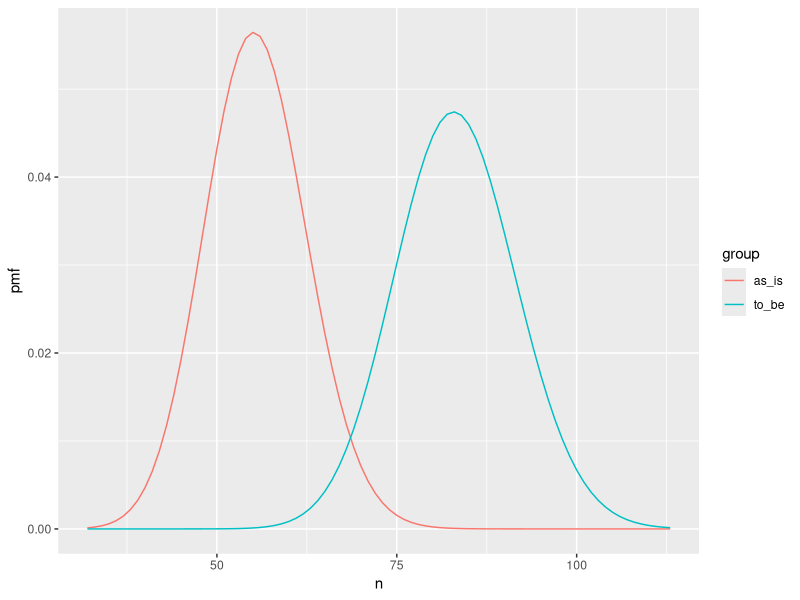
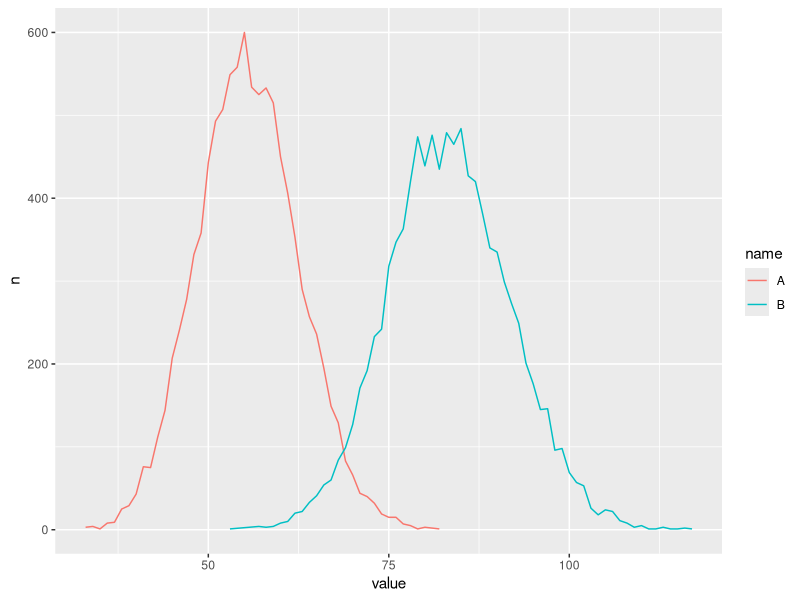
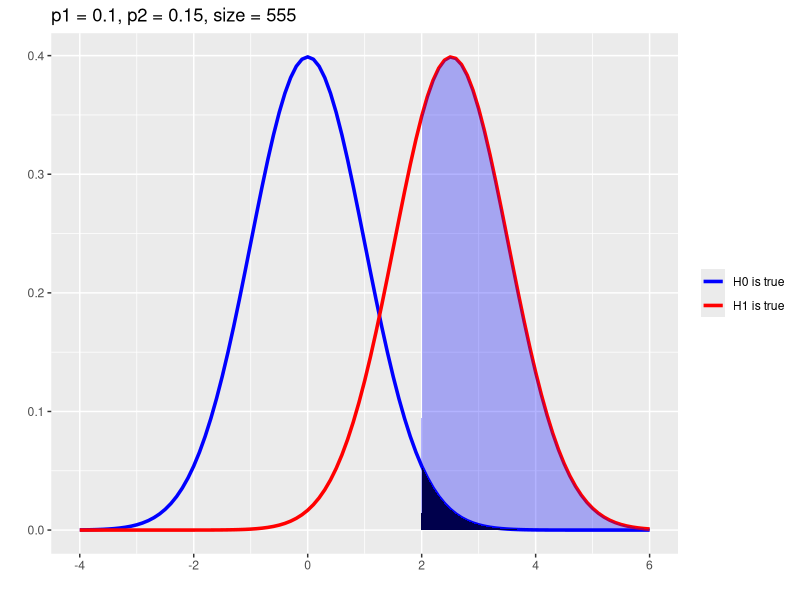
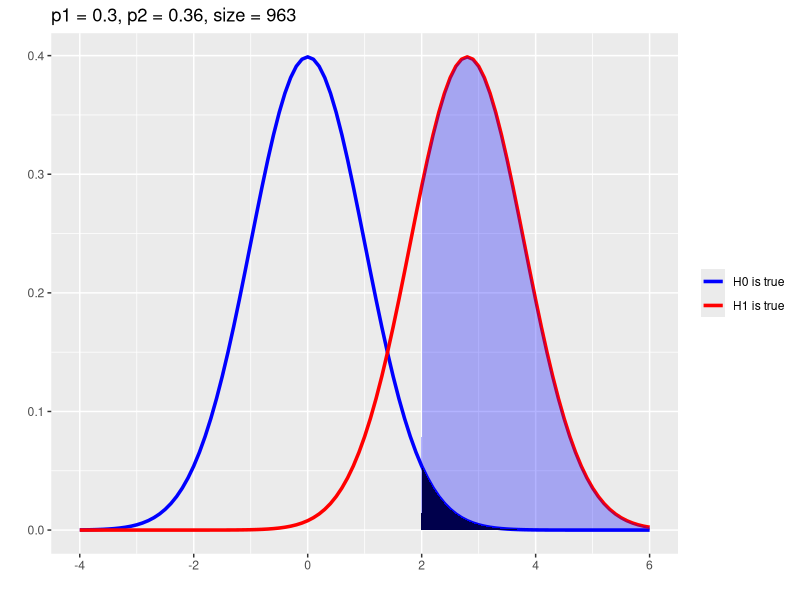

These figures' R source, in order:
## ---- chunk 1
options(scipen=10)
library(dplyr)
library(ggplot2)
library(knitr)
library(broom)
## ---- chunk 2
alpha <- 0.05
sample_size <- 555
p1 <- 0.1
p2 <- 0.15
## ---- chunk 3
power.prop.test(n = sample_size, p1 = p1, p2 = p2, sig.level = alpha, power = NULL, alternative = "two.sided") %>% broom::tidy()
## ---- chunk 4
pmf_as_is <- dbinom(0:sample_size, sample_size, p1)
pmf_to_be <- dbinom(0:sample_size, sample_size, p2)

reject_line <- min(which(cumsum(pmf_as_is) > (1.0 - alpha/2)))
binom.test(c(reject_line, -1+sample_size - reject_line), p=p1)

# 可視化してみる
ind <- pmf_as_is >= 0.0001 | pmf_to_be >= 0.0001 
bind_rows(data.frame(n = c(0:sample_size)[ind], pmf = pmf_as_is[ind], group = "as_is", stringsAsFactors = F),
          data.frame(n = c(0:sample_size)[ind], pmf = pmf_to_be[ind], group = "to_be", stringsAsFactors = F)) %>% 
  ggplot(aes(x = n, y = pmf, group = group, color = group)) + 
    geom_line() 
## ---- chunk 5
cnt <- 0
gr1 <- c()
gr2 <- c()
for(n in 1:10000){
  group1 <- rbinom(n = sample_size, size = 1, prob = 0.1)
  group2 <- rbinom(n = sample_size, size = 1, prob = 0.15)
  gr1 <- c(gr1, sum(group1 == 1))
  gr2 <- c(gr2, sum(group2 == 1))
  p <- prop.test(c(sum(group1 == 1), sum(group2 == 1)), c(sample_size, sample_size), correct=F)$p.value
  if(p < 0.05){
    cnt <- cnt + 1
  }
}
print(cnt/10000) 

bind_rows(tibble(name = "A", value = gr1),tibble(name = "B", value = gr2)) %>%
  group_by(name, value) %>%
  count() %>%
  ggplot(aes(x = value, y = n, color = name, group = name)) + geom_line() 
## ---- chunk 6
count_a  <- sample_size * p1
count_b  <- sample_size * p2
p_pooled <- (count_a  + count_b) / (sample_size + sample_size)
Z <- (p2 - p1) / sqrt( p_pooled * (1 - p_pooled) * (1 / sample_size + 1 / sample_size))

# Z corresponds to the mean of the normal distribution
mean1 <- 0
mean2 <- Z
print(glue::glue("Z:",Z))

x <- seq(-4, 6, 0.1) # use for generating the x axis of the normal distribution
data <- data.frame( x = x, y1 = dnorm(x, mean1, 1), y2 = dnorm(x, mean2, 1))

ggplot(data, aes(x = x) ) +
  geom_line( aes( y = y1, colour = 'H0 is true' ), size = 1.2 ) +
  geom_line( aes( y = y2, colour = 'H1 is true' ), size = 1.2 ) +
  geom_area(aes( y = y1, x = ifelse(x > qnorm(alpha/2, lower.tail = F), x, NA) ), fill = 'black' ) +
  geom_area(aes( y = y2, x = ifelse(x > qnorm(alpha/2, lower.tail = F), x, NA) ), fill = 'blue', alpha = 0.3 ) +
  labs( x = '', y = '', title = sprintf('p1 = %s, p2 = %s, size = %d', p1, p2, sample_size)) + 
  theme( legend.title = element_blank() ) +
  scale_colour_manual( breaks = c("H0 is true", "H1 is true"), 
                       values = c("blue", "red") )

print(glue::glue("power:",sum(data[data$x > qnorm(alpha/2,lower.tail = F),]$y2) / sum(data$y2)))
## ---- chunk 7
alpha <- 0.05
sample_size <- 963
p1 <- 0.3
p2 <- 0.36
## ---- chunk 8
power.prop.test(n = sample_size, p1 = p1, p2 = p2, sig.level = alpha, power = NULL, alternative = "two.sided") %>% broom::tidy()
## ---- chunk 9
count_a  <- sample_size * p1
count_b  <- sample_size * p2
p_pooled <- (count_a  + count_b) / (sample_size + sample_size)
Z <- (p2 - p1) / sqrt( p_pooled * (1 - p_pooled) * (1 / sample_size + 1 / sample_size))

# Z corresponds to the mean of the normal distribution
mean1 <- 0
mean2 <- Z
print(glue::glue("Z:",Z))

x <- seq(-4, 6, 0.1) # use for generating the x axis of the normal distribution
data <- data.frame( x = x, y1 = dnorm(x, mean1, 1), y2 = dnorm(x, mean2, 1))

ggplot(data, aes(x = x) ) +
  geom_line( aes( y = y1, colour = 'H0 is true' ), size = 1.2 ) +
  geom_line( aes( y = y2, colour = 'H1 is true' ), size = 1.2 ) +
  geom_area(aes( y = y1, x = ifelse(x > qnorm(alpha/2, lower.tail = F), x, NA) ), fill = 'black' ) +
  geom_area(aes( y = y2, x = ifelse(x > qnorm(alpha/2, lower.tail = F), x, NA) ), fill = 'blue', alpha = 0.3 ) +
  labs( x = '', y = '', title = sprintf('p1 = %s, p2 = %s, size = %d', p1, p2, sample_size)) + 
  theme( legend.title = element_blank() ) +
  scale_colour_manual( breaks = c("H0 is true", "H1 is true"), 
                       values = c("blue", "red") )

print(glue::glue("power:",sum(data[data$x > qnorm(alpha/2,lower.tail = F),]$y2) / sum(data$y2)))
